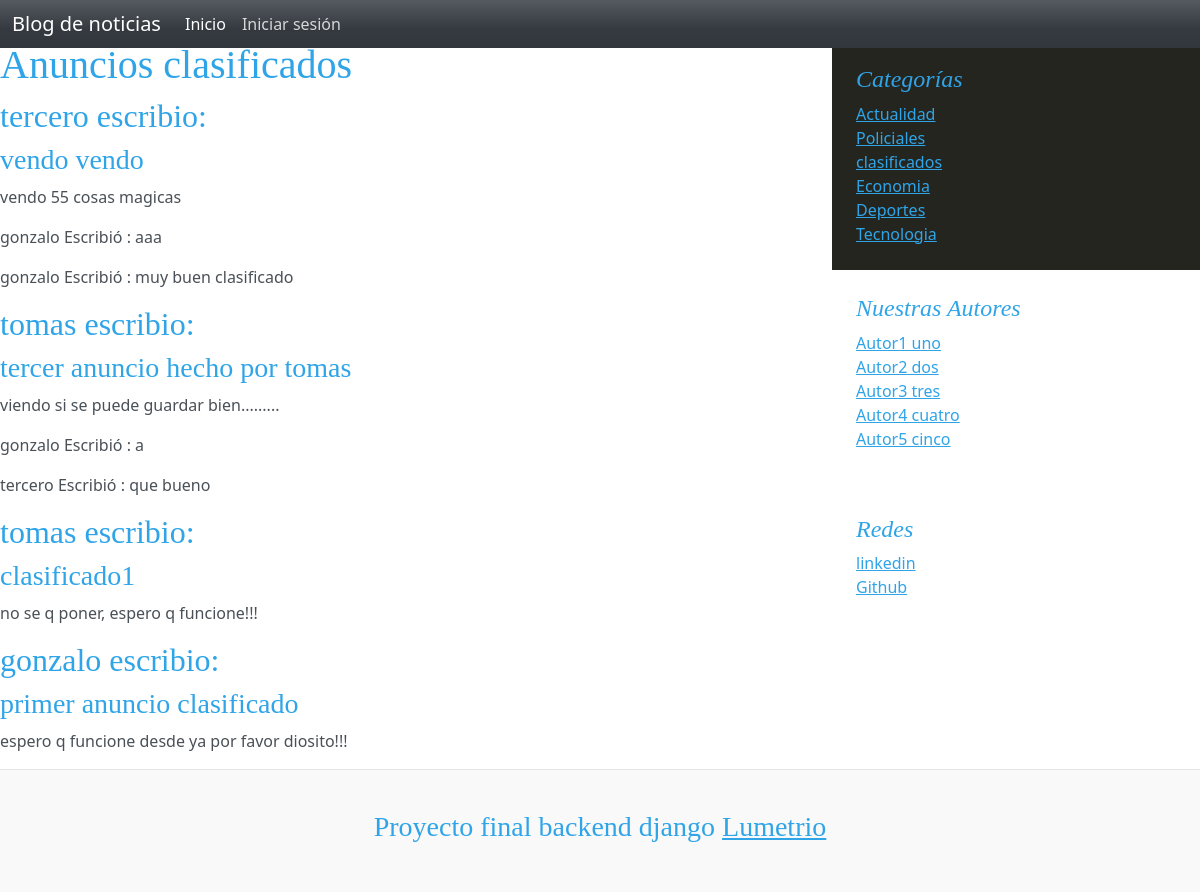
/classified/, run on the app's committed database.
### base/models.py (models this page shows, shortened)
class Classified(models.Model):
    title = models.CharField(max_length = 150, null = False, blank = False)
    text = models.TextField()
    user = models.ForeignKey(User, on_delete = models.CASCADE, null = False)
    updated = models.DateTimeField(auto_now = True)
    created = models.DateTimeField(auto_now_add = True)

class Comment(models.Model):
    text = models.TextField()
    user = models.ForeignKey(User, null = True, on_delete = models.SET_NULL)
    classified = models.ForeignKey(Classified, null = True, on_delete = models.CASCADE)
    updated = models.DateTimeField(auto_now = True)
    created = models.DateTimeField(auto_now_add = True)

### base/views.py (the view)
# urls.py: path('classified/', views.classified),
def classified(request, id = None):
    classifieds = Classified.objects.order_by('-created')
    return render(request, 'classified.html', {'classifieds': classifieds})

### templates/classified.html (shortened to what this page needs)
{% extends 'layouts/main.html' %}
{% load static %}
{% block content %}
<h1>Anuncios clasificados</h1>
{% for c in classifieds %}
<h2>{{ c.user }} escribio:</h2>
<h3>{{ c.title }}</h3>
<p>{{ c.text }}</p>
    {% for p in c.comment_set.all %}
        <p> {{p.user.username}} Escribió : {{p.text}}</p>
    {%endfor%}
{% endfor %}
{% endblock %}

### static/styles/blog.css (style rules this page uses)
h1, h2, h3, h4, h5, h6 { font-family: "Playfair Display", Georgia, "Times New Roman", serif; }

### data on the page
Classified: user "tercero", title "vendo vendo", text "vendo 55 cosas magicas"
Comment: user.username "gonzalo", text "aaa"
Comment: user.username "gonzalo", text "muy buen clasificado"
Classified: user "tomas", title "tercer anuncio hecho por tomas", text "viendo si se puede guardar bien........."
Comment: user.username "gonzalo", text "a"
Comment: user.username "tercero", text "que bueno"
Classified: user "tomas", title "clasificado1", text "no se q poner, espero q funcione!!!"
Classified: user "gonzalo", title "primer anuncio clasificado", text "espero q funcione desde ya por favor diosito!!!"
